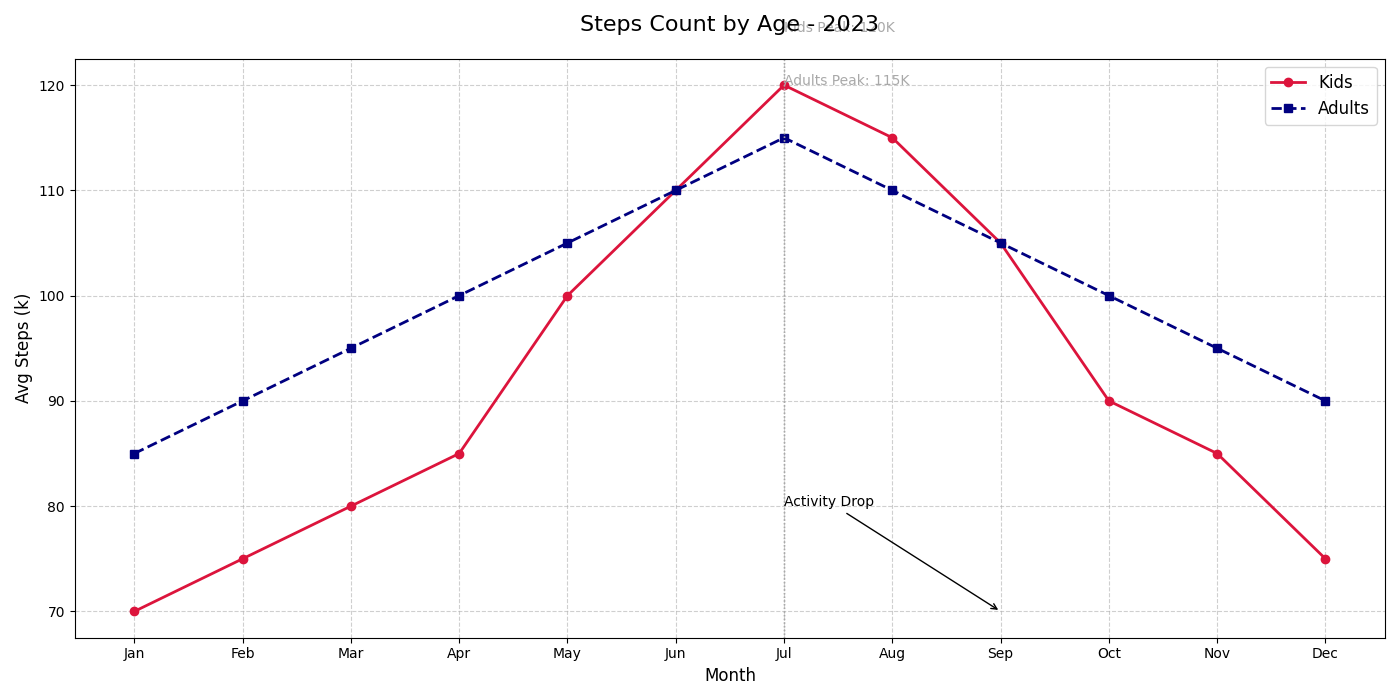

Python code for this plot:
import matplotlib.pyplot as plt
import numpy as np

months = np.array(["Jan", "Feb", "Mar", "Apr", "May", "Jun", "Jul", "Aug", "Sep", "Oct", "Nov", "Dec"])

children_steps = np.array([70, 75, 80, 85, 100, 110, 120, 115, 105, 90, 85, 75])
adults_steps = np.array([85, 90, 95, 100, 105, 110, 115, 110, 105, 100, 95, 90])

plt.figure(figsize=(14, 7))

plt.plot(months, children_steps, label="Kids", color='crimson', linestyle='-', marker='o', linewidth=2)
plt.plot(months, adults_steps, label="Adults", color='navy', linestyle='--', marker='s', linewidth=2)

max_steps = {"Kids": 120, "Adults": 115}
max_months = {"Kids": "Jul", "Adults": "Jul"}
for group, steps in max_steps.items():
    plt.axvline(x=max_months[group], color='darkgrey', linestyle=':', linewidth=1)
    plt.text(max_months[group], steps + 5, f'{group} Peak: {steps}K', fontsize=10, color='darkgrey')

plt.title("Steps Count by Age - 2023", fontsize=16, pad=20)
plt.xlabel("Month", fontsize=12)
plt.ylabel("Avg Steps (k)", fontsize=12)

plt.legend(loc='upper right', fontsize=12)
plt.grid(True, linestyle='--', alpha=0.6)

plt.annotate('Activity Drop', xy=("Sep", 70), xytext=("Jul", 80),
             arrowprops=dict(facecolor='black', arrowstyle='->'), fontsize=10)

plt.tight_layout()

plt.show()
